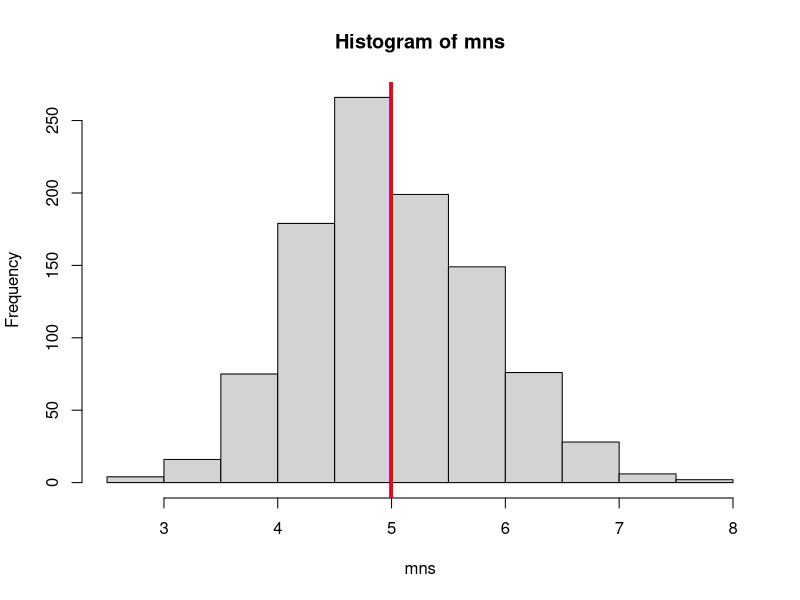
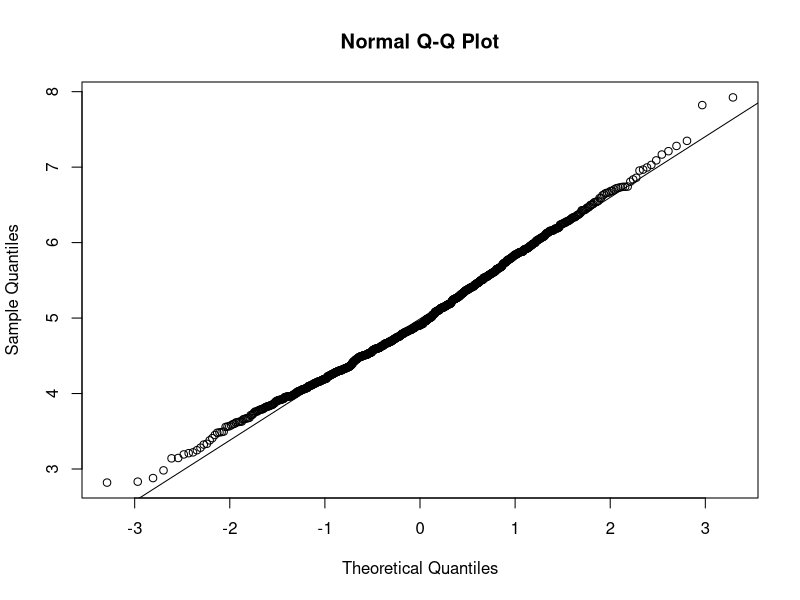

Reproduce these figures in R, in order.
## ---- chunk 1
knitr::opts_chunk$set(echo = TRUE)
## ---- chunk 2
#Create an empty vector
mns = NULL
#fill the vector with 1000 exmaples
for (i in 1 : 1000) mns = c(mns, mean(rexp(40, rate=0.2)))
## ---- chunk 3
#hisgram to show
hist(mns)
#sample mean versus theoretical mean
sample_mean <- mean(mns)
theoretical_mean <- 1/0.2
#putm mean value in the hisgram
abline(v=sample_mean,col="blue",lwd=3)
abline(v=theoretical_mean,col="red",lwd=3)
## ---- chunk 4
#now calc sample variance versus theoretical variance
sample_variance <- var(mns)
sample_variance
theoretical_variance <- (1/0.2^2)/40
theoretical_variance
## ---- chunk 5
qqnorm(mns)
qqline(mns)
